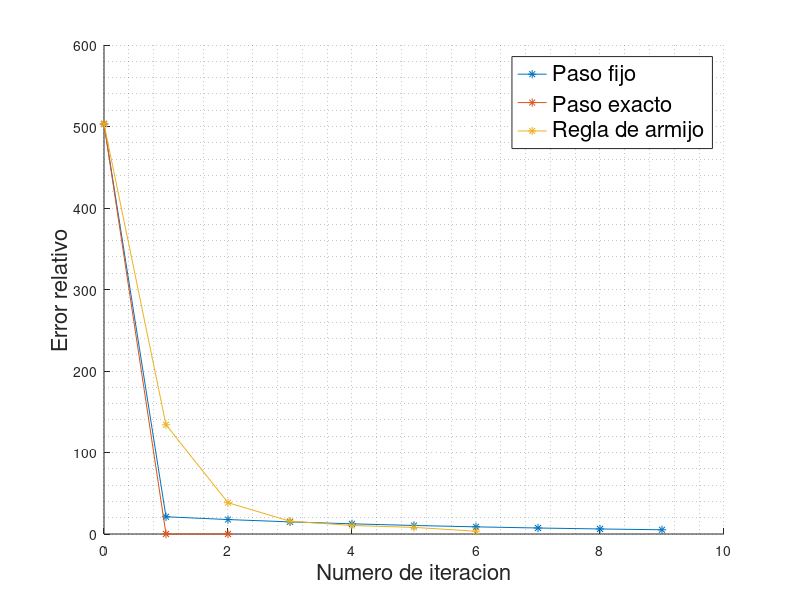
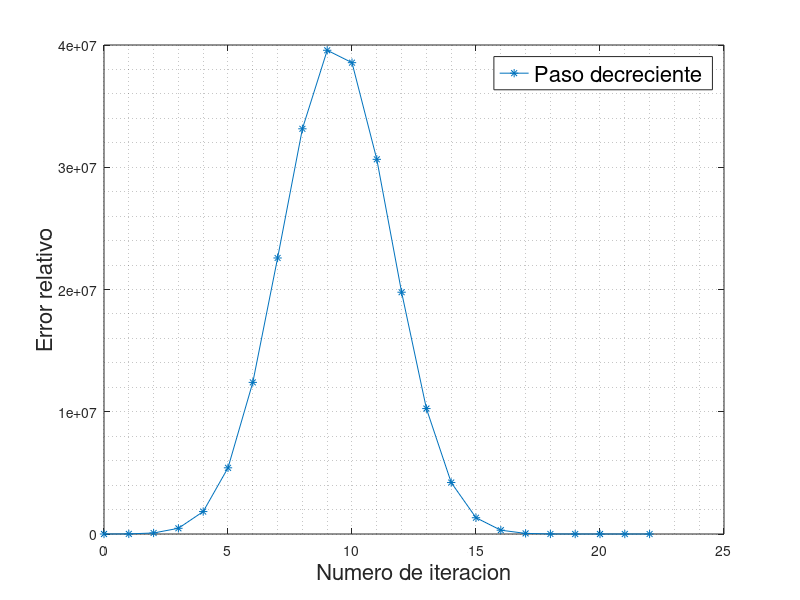
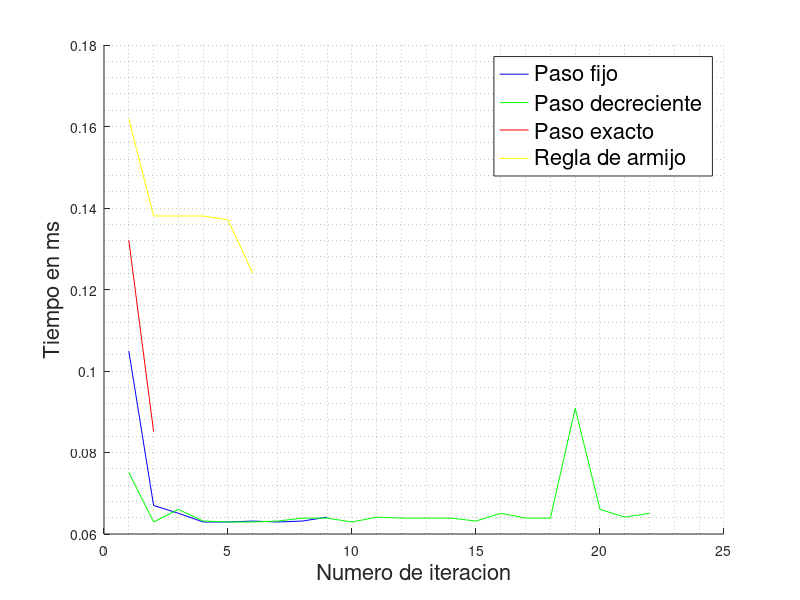

Reproduce these figures in MATLAB, in order.
%% Ejercicio 4:
clc
close all
clear all

A= [-4.100000000000000000e+01 2.000000000000000000e+01;...
-4.600000000000000000e+01 -8.000000000000000000e+00;...
-5.000000000000000000e+00 -3.300000000000000000e+01;...
-5.500000000000000000e+01 1.000000000000000000e+00;...
-5.500000000000000000e+01 -6.000000000000000000e+00];

b= [8.000000000000000000e+00;...
5.000000000000000000e+00;...
-3.000000000000000000e+00;...
1.000000000000000000e+01;...
4.000000000000000000e+00];

x_min = A\b;

%% Parte c - Descenso por gradiente:
%
% Datos genericos para todas las partes:
tol_f = 1e-5                ; % Tolerancia para f(x)
it_max = 5000               ; % Determino el maximo de iteraciones
x_0 = 100*rand(2,1)         ; % Punto de partida del algoritmo
grad_0 = (2*(A*x_0 - b)'*A)'; % Calculo el gradiente en x_0
f_0 = (norm(A*x_0 -b))^2    ; % calculo el valor funcional de x_0
var_0 = tol_f + 1           ; % Aseguro que var > tol la primera vez
rel_error_0 = norm(x_min - x_0)/norm(x_min) ; 

% --> a) paso fijo   s=1/||A||²_2
%
% Variables que dependen de cada caso:
s_a = 1/(2*norm(A)^2)         ; % Defino el paso
it_a = 0                      ; % Inicializo las iteraciones
x_a_hist = [x_0]              ; % inicializo la matriz de historial de posiciones
grad_a_hist = [grad_0]        ; % inicializo la matriz de almacenamiento de gradientes
var_a_hist = []               ; % inicializo la matriz de historial de variacion
var_a = var_0                 ; % Aseguro que var > tol la primera vez
rel_error_a = [rel_error_0]   ; % inicializo el vector de historial de errores relativos
iterations_a = [0]            ;
ta_k = []                 ;

while var_a > tol_f && it_a < it_max
  tic();
  it_a += 1                                 ; % Actualizo el numero de iteracion
  d_a       = -grad_a_hist(:,end)           ; % Defino direccion opuesto al gradiente
  x_a_act   = x_a_hist(:,end)               ; % Obtengo la posicion actual   
  x_a_next  = x_a_act + s_a*d_a             ; % Calculo la siguiente posicion
  grad_a_next = (2*(A*x_a_next - b)'*A)'    ; % Calculo el nuevo cetor de gradiente
  % Almaceno valores  
  x_a_hist = [x_a_hist, x_a_next]           ;
  grad_a_hist = [grad_a_hist , grad_a_next] ;
  % Calculo variacion
  f_a_act = (norm(A*x_a_act -b))^2          ;
  f_a_next = (norm(A*x_a_next -b))^2        ;
  var_a = norm(f_a_next-f_a_act)/norm(f_0)  ;
  var_a_hist = [var_a_hist, var_a]          ;
  error_a_it = norm(x_min-x_a_next)/norm(x_min) ;
  rel_error_a = [rel_error_a,error_a_it]        ;
  iterations_a = [iterations_a,it_a]            ;
  tiempo = 1000*toc();
  ta_k=[ta_k,tiempo];
end
tiempo_fijo =toc()

%
% --> b) paso decreciente   s=0.001*1/k
%
% Variables que dependen de cada caso:
it_b = 0                      ; % Inicializo las iteraciones
x_b_hist = [x_0]              ; % inicializo la matriz de historial de posiciones
grad_b_hist = [grad_0]        ; % inicializo la matriz de almacenamiento de gradientes
var_b_hist = []               ; % inicializo la matriz de historial de variacion
var_b = var_0                 ; % Aseguro que var > tol la primera vez
rel_error_b = [rel_error_0]   ; % inicializo el vector de historial de errores relativos
iterations_b = [0]            ;
tb_k =[];
while var_b > tol_f && it_b < it_max
    tic()
  it_b += 1                                 ; % Actualizo el numero de iteracion
  s_b = 0.001/it_b                          ; % Calculo el paso
  d_b       = -grad_b_hist(:,end)           ; % Defino direccion opuesto al gradiente
  x_b_act   = x_b_hist(:,end)               ; % Obtengo la posicion actual   
  x_b_next  = x_b_act + s_b*d_b             ; % Calculo la siguiente posicion
  grad_b_next = (2*(A*x_b_next - b)'*A)'    ; % Calculo el nuevo cetor de gradiente
  % Almaceno valores  
  x_b_hist = [x_b_hist, x_b_next]           ;
  grad_b_hist = [grad_b_hist , grad_b_next] ;
  % Calculo variacion
  f_b_act = (norm(A*x_b_act -b))^2          ;
  f_b_next = (norm(A*x_b_next -b))^2        ;
  var_b = norm(f_b_next-f_b_act)/norm(f_0)  ;
  var_b_hist = [var_b_hist, var_b]          ;
  error_b_it = norm(x_min-x_b_next)/norm(x_min) ;
  rel_error_b = [rel_error_b,error_b_it]        ;
  iterations_b = [iterations_b,it_b]            ;
  tiempo = 1000*toc();
  tb_k=[tb_k,tiempo];

end
tiempo_dec=toc()

%
% --> c) paso exacto (line search)   
%      - Se que x*=A\b  --> busco s: xk +sk*dk = x*
%                       --> sk= (A\b-xk)/dk
%
%
% Variables que dependen de cada caso:
it_c = 0                      ; % Inicializo las iteraciones
x_c_hist = [x_0]              ; % inicializo la matriz de historial de posiciones
grad_c_hist = [grad_0]        ; % inicializo la matriz de almacenamiento de gradientes
var_c_hist = []               ; % inicializo la matriz de historial de variacion
var_c = var_0                 ; % Aseguro que var > tol la primera vez
rel_error_c = [rel_error_0]   ; % inicializo el vector de historial de errores relativos
iterations_c = [0]            ;
tc_k =[];

while var_c > tol_f && it_c < it_max
  tic()
  it_c += 1                                 ; % Actualizo el numero de iteracion
  d_c       = -grad_c_hist(:,end)           ; % Defino direccion opuesto al gradiente
  x_c_act   = x_c_hist(:,end)               ; % Obtengo la posicion actual   
  s_c = (A\b - x_c_act)/d_c                 ; % Calculo el paso
  x_c_next  = x_c_act + s_c*d_c             ; % Calculo la siguiente posicion
  grad_c_next = (2*(A*x_c_next - b)'*A)'    ; % Calculo el nuevo cetor de gradiente
  % Almaceno valores  
  x_c_hist = [x_c_hist, x_c_next]           ;
  grad_c_hist = [grad_c_hist , grad_c_next] ;
  % Calculo variacion
  f_c_act = (norm(A*x_c_act -b))^2          ;
  f_c_next = (norm(A*x_c_next -b))^2        ;
  var_c = norm(f_c_next-f_c_act)/norm(f_0)  ;
  var_c_hist = [var_c_hist, var_c]          ;
  error_c_it = norm(x_min-x_c_next)/norm(x_min) ;
  rel_error_c = [rel_error_c,error_c_it]        ;
  iterations_c = [iterations_c,it_c]            ;
  tiempo = 1000*toc();
  tc_k=[tc_k,tiempo];

end
tiempo_ex = toc()

%
% --> d) regla de Armijo    
%      - Defino: sig = 0.1
%                beta = 1/5       
%      --> iterar j hasta que: f_old - f_next > - sig*b^j*s*gradF*dk
%
% Variables que dependen de cada caso:
it_d = 0                      ; % Inicializo las iteraciones
x_d_hist = [x_0]              ; % inicializo la matriz de historial de posiciones
grad_d_hist = [grad_0]        ; % inicializo la matriz de almacenamiento de gradientes
var_d_hist = []               ; % inicializo la matriz de historial de variacion
var_d = var_0                 ; % Aseguro que var > tol la primera vez
sig = 0.1                     ; % Parametro 1 de armijo
beta = 1/5                    ; % Parametro 2 de armijo
s_d = 1                       ; % Paso original
rel_error_d = [rel_error_0]   ; % inicializo el vector de historial de errores relativos
iterations_d = [0]            ;
td_k =[];

while var_d > tol_f && it_d < it_max
  tic()
  it_d += 1                                 ; % Actualizo el numero de iteracion
  d_d       = -grad_d_hist(:,end)           ; % Defino direccion opuesto al gradiente
  x_d_act   = x_d_hist(:,end)               ; % Obtengo la posicion actual 
  j = 1                                     ; % iterador de armijo
  gan = -sig*beta^(j)*s_d*d_d'*d_d          ; % Ganancia si fuera lineal
  x_d_next_j = x_d_act + beta^(j)*s_d*d_d   ; % Siguiente posicion en la iteracion j=1
  f_d_act = (norm(A*x_d_act -b))^2          ; % Valor funcional de la posicion actual
  f_d_next_j = (norm(A*x_d_next_j -b))^2    ; % Valor funcional del primer intento de armijo
  gan_real = f_d_act - f_d_next_j           ;
  while  gan_real < gan
    j = j+ 1                                  ; % Aumento el iterador de armijo
    gan = -sig*beta^(j)*s_d*d_d'*d_d        ; % Re-calculo la ganancia
    x_d_next_j = x_d_act + beta^(j)*s_d*d_d ; % Siguiente posicion en la iteracion
    f_d_next_j = (norm(A*x_d_next_j -b))^2  ; % Valor funcional del primer intento de armijo
    gan_real = f_d_act - f_d_next_j         ;
  end 
  x_d_next  = x_d_next_j                    ; % Defino la posicion
  grad_d_next = (2*(A*x_d_next - b)'*A)'    ; % Calculo el nuevo cetor de gradiente
  % Almaceno valores  
  x_d_hist = [x_d_hist, x_d_next]           ;
  grad_d_hist = [grad_d_hist , grad_d_next] ;
  % Calculo variacion
  f_d_next = f_d_next_j                     ;
  var_d = norm(f_d_next-f_d_act)/norm(f_0)  ;
  var_d_hist = [var_d_hist, var_d]          ;
  error_d_it = norm(x_min-x_d_next)/norm(x_min) ;
  rel_error_d = [rel_error_d,error_d_it]        ;
  iterations_d = [iterations_d,it_d]            ;
  tiempo = 1000*toc() ;
    td_k=[td_k,tiempo];

  end
tiempo_armijo = toc()
figure
hold on
plot(iterations_a,rel_error_a,'*-')
plot(iterations_c,rel_error_c,'*-')
plot(iterations_d,rel_error_d,'*-')
xl = xlabel('Numero de iteracion')
yl = ylabel('Error relativo')
lg = legend('Paso fijo','Paso exacto','Regla de armijo')
grid minor
set (xl, "fontsize", 16);
set (yl, "fontsize", 16);
set (lg, "fontsize", 16);

figure
plot(iterations_b,rel_error_b,'*-')
xl = xlabel('Numero de iteracion')
yl = ylabel('Error relativo')
lg = legend('Paso decreciente')
grid minor
set (xl, "fontsize", 16);
set (yl, "fontsize", 16);
set (lg, "fontsize", 16);

figure
hold on
plot(ta_k,'b')
plot(tb_k,'g')
plot(tc_k,'r')
plot(td_k,'y')
xl = xlabel('Numero de iteracion')
yl = ylabel('Tiempo en ms')
lg = legend('Paso fijo','Paso decreciente','Paso exacto','Regla de armijo')
grid minor
set (xl, "fontsize", 16);
set (yl, "fontsize", 16);
set (lg, "fontsize", 16);



